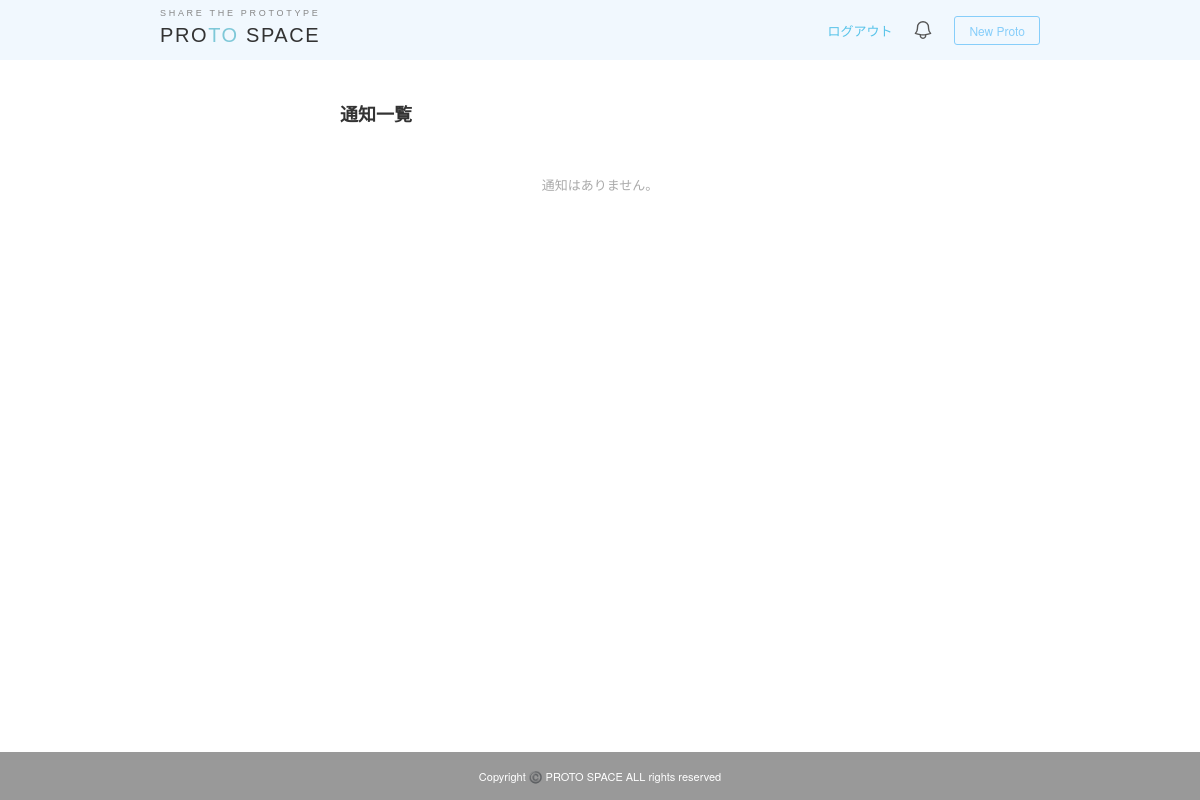
Page /notifications/ (signed in) on the earlier database version.
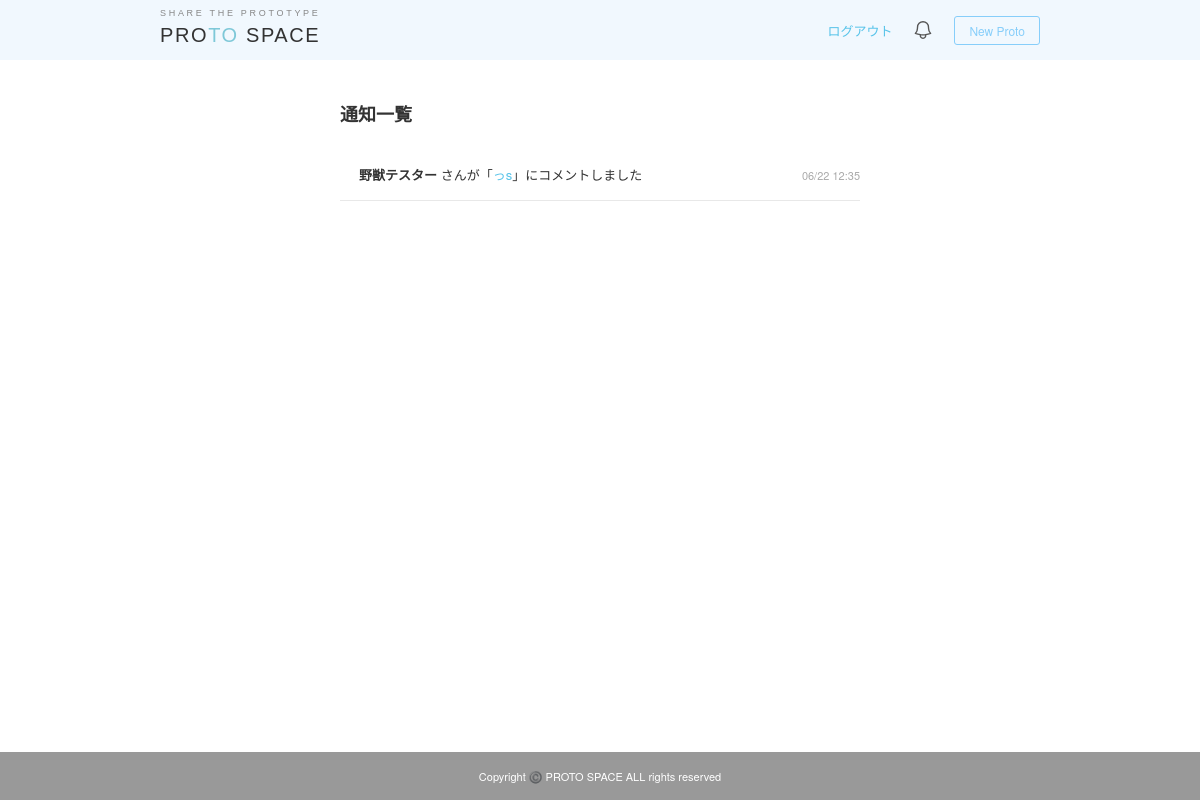
Same page on the later database version.
### notifications/models.py (models this page shows)
class Notification(models.Model):
    class Meta:
        db_table = 'notifications'
    user = models.ForeignKey(settings.AUTH_USER_MODEL, on_delete=models.CASCADE, related_name='notifications')
    comment = models.OneToOneField('comments.Comment', on_delete=models.CASCADE)  # 文字列参照に変更
    read_at = models.DateTimeField(null=True, blank=True)
    created_at = models.DateTimeField(auto_now_add=True)
    @property
    def is_read(self):
        return self.read_at is not None

### comments/models.py (models this page shows, shortened)
class Comment(models.Model):
    class Meta:
        db_table = 'comments'
    user       = models.ForeignKey(settings.AUTH_USER_MODEL, on_delete=models.CASCADE, null=False)
    post       = models.ForeignKey('posts.Post', on_delete=models.CASCADE, null=False)
    topic      = models.ForeignKey('discussions.Topic', on_delete=models.CASCADE, related_name='comments', null=True, blank=True)  # 追加
    text       = models.TextField(null=False, blank=False)
    created_at = models.DateTimeField(auto_now_add=True)
    updated_at = models.DateTimeField(auto_now=True)

### users/models.py (models this page shows, shortened)
class CustomUser(AbstractBaseUser):
    Belonging_CHOICES = [
        ('engineering', 'エンジニアリング部'),
        ('sales', '営業部'),
        ('marketing', 'マーケティング部'),
        ('hr', '人事部'),
        ('finance', '経理部'),
    ]
    email = models.EmailField(unique=True, blank=False, null=False)
    nickname = models.CharField(max_length=10, blank=False, null=False)
    belonging = models.CharField(
        max_length=100,
        choices=Belonging_CHOICES,
        blank=False,
        null=False)
    role = models.CharField(max_length=15,blank=False, null=False)
    USERNAME_FIELD = 'email'
    REQUIRED_FIELDS = ['nickname']
    objects = CustomUserManager()
    class Meta:
        db_table = 'users'

### posts/models.py (models this page shows)
class Post(models.Model):
  class Meta:
    db_table='posts'
  name=models.CharField(max_length=100,null=False,blank=False)
  catchphrase=models.TextField(null=False,blank=False)
  concept=models.TextField(null=False,blank=False)
  image=models.ImageField(upload_to='images/',blank=False,null=False)
  user=models.ForeignKey(settings.AUTH_USER_MODEL,on_delete=models.CASCADE)
  created_at = models.DateTimeField(auto_now_add=True)
  updated_at = models.DateTimeField(auto_now=True)

### notifications/views.py (the view)
# urls.py: path("", views.notification_list, name="list"),
@login_required
def notification_list(request):
    notifications = Notification.objects.filter(
        user=request.user,
    ).select_related('comment', 'comment__post', 'comment__user').order_by('-created_at')
    Notification.objects.filter(
        user=request.user,
        read_at__isnull=True,
    ).update(read_at=timezone.now())
    return render(request, 'notifications/list.html', {
        'notifications': notifications,
    })

### templates/notifications/list.html
{% extends 'base.html' %}
{% block content %}
<div class="form-wrapper">
  <h2>通知一覧</h2>
  {% if notifications %}
  <div class="notification-list">
    {% for notification in notifications %}
    <div class="notification-item {% if notification.is_read %}read{% else %}unread{% endif %}">
      <a href="{% url 'Posts:detail' notification.comment.post.pk %}">
        <span class="notification-dot"></span>
        <span class="notification-body">
          <span class="notification-sender">{{ notification.comment.user.nickname }}</span>
          さんが「<span class="notification-post">{{  notification.comment.post.name  }}</span>」にコメントしました
        </span>
        <span class="notification-time">{{ notification.created_at|date:"m/d H:i" }}</span>
      </a>
    </div>
    {% endfor %}
  </div>
  {% else %}
  <p class="notification-empty">通知はありません。</p>
  {% endif %}
</div>
{% endblock %}

### templates/base.html (shortened to what this page needs)
{% load static %}
<!DOCTYPE html>
<html lang="ja">
<head>
  <link rel="stylesheet" href="{% static 'css/style.css' %}">
</head>
<body>
  <header class="header">
    <div class="header__bar row">
      <p>SHARE THE PROTOTYPE</p>
      <h1 class="grid-6"><a href="{% url 'Posts:index' %}">PRO<span class="logo-accent">TO</span> SPACE</a></h1>
      {% if user.is_authenticated %}
        <div class="user_nav grid-6">
          <form method="POST" action="{% url 'users:logout' %}">
            <button type="submit">ログアウト</button>
          </form>
          <a class="notification-bell"
            id="notification-bell"
            href="{% url 'notifications:list' %}"
            title="通知"
             aria-label="通知"
             data-unread-url="{% url 'notifications:unread_count' %}"
             data-mark-read-url="{% url 'notifications:mark_all_read' %}">
                  </a>
          <a class="post" href="{% url 'Posts:create' %}">New Proto</a>
        </div>
      {% else %}
        <div class="grid-6">
           <a class="post" href="{% url 'users:login' %}">ログイン</a>
          <a class="post" href="{% url 'users:sign_up' %}">新規登録</a>
        </div>
      {% endif %}
    </div>
  </header>
  <main>{% block content %}{% endblock content %}</main>
  <footer>
    <p>
    Copyright ©️ PROTO SPACE ALL rights reserved
    </p>
  </footer>
  </body>
</html>

### static/css/style.css (style rules this page uses)
*, *::before, *::after { box-sizing: border-box; margin: 0; padding: 0; }
a { text-decoration: none; }
body { display: flex; flex-direction: column; min-height: 100vh; font-family: "Helvetica Neue", Arial, "Hiragino Kaku Gothic ProN", "Hiragino Sans", Meiryo, sans-serif; font-size: 14px; color: #333; background-color: #fff; padding-top: 60px; }
a { color: #333; }
main { flex: 1; }
.header { position: fixed; top: 0; left: 0; right: 0; height: 60px; background-color: #F1F8FE; z-index: 100; }
.header__bar { display: flex; align-items: center; justify-content: space-between; height: 100%; padding: 0 40px; max-width: 960px; margin: 0 auto; position: relative; }
.header__bar > p { position: absolute; top: 8px; left: 40px; font-size: 9px; color: #888; letter-spacing: 0.3em; text-transform: uppercase; font-family: 'Raleway', sans-serif; font-weight: 300; }
.header__bar h1.grid-6 { font-size: 20px; font-weight: bold; letter-spacing: 0.08em; padding-top: 10px; }
.header__bar h1.grid-6 a { color: #333; font-family: 'Raleway', sans-serif; font-weight: 300; }
.logo-accent { color: #7EC8D8; }
.user_nav.grid-6 { display: flex; align-items: center; gap: 16px; }
.grid-6 { display: flex; align-items: center; gap: 16px; }
.user_nav form button { font-size: 13px; color: #57C3E9; background: none; border: none; cursor: pointer; font-family: inherit; padding: 0; }
a.post { font-size: 12px; color: #87CEFA; border: 1px solid #87CEFA; border-radius: 3px; padding: 5px 14px; transition: all 0.2s; display: inline-block; }
.form-wrapper { max-width: 560px; margin: 40px auto 60px; padding: 0 20px; }
.form-wrapper h2 { font-size: 18px; font-weight: bold; color: #333; margin-bottom: 24px; }
footer { background-color: #999999; padding: 16px; text-align: center; position: fixed; bottom: 0; width: 100%; }
footer p { font-size: 11px; color: #FFFFFF; }
.notification-bell { position: relative; display: inline-flex; align-items: center; cursor: pointer; padding: 4px; background: none; border: none; color: #555; }
.notification-list { display: flex; flex-direction: column; }
.notification-item a { display: flex; align-items: center; justify-content: space-between; padding: 14px 0; border-bottom: 1px solid #e8e8e8; color: #333; text-decoration: none; gap: 12px; transition: color 0.15s; }
.notification-dot { width: 7px; height: 7px; border-radius: 50%; background: #57C3E9; flex-shrink: 0; }
.notification-item.read .notification-dot { background: transparent; }
.notification-body { flex: 1; font-size: 13px; line-height: 1.6; }
.notification-sender { font-weight: bold; color: #333; }
.notification-post { color: #57C3E9; }
.notification-time { font-size: 11px; color: #aaa; flex-shrink: 0; white-space: nowrap; }

Differences in the rows shown:
added Notification: comment.user.nickname "野獣テスター", comment.post.name "っs", created_at "06/22 12:35"
Other differences:
text no longer shown: "通知はありません。"
